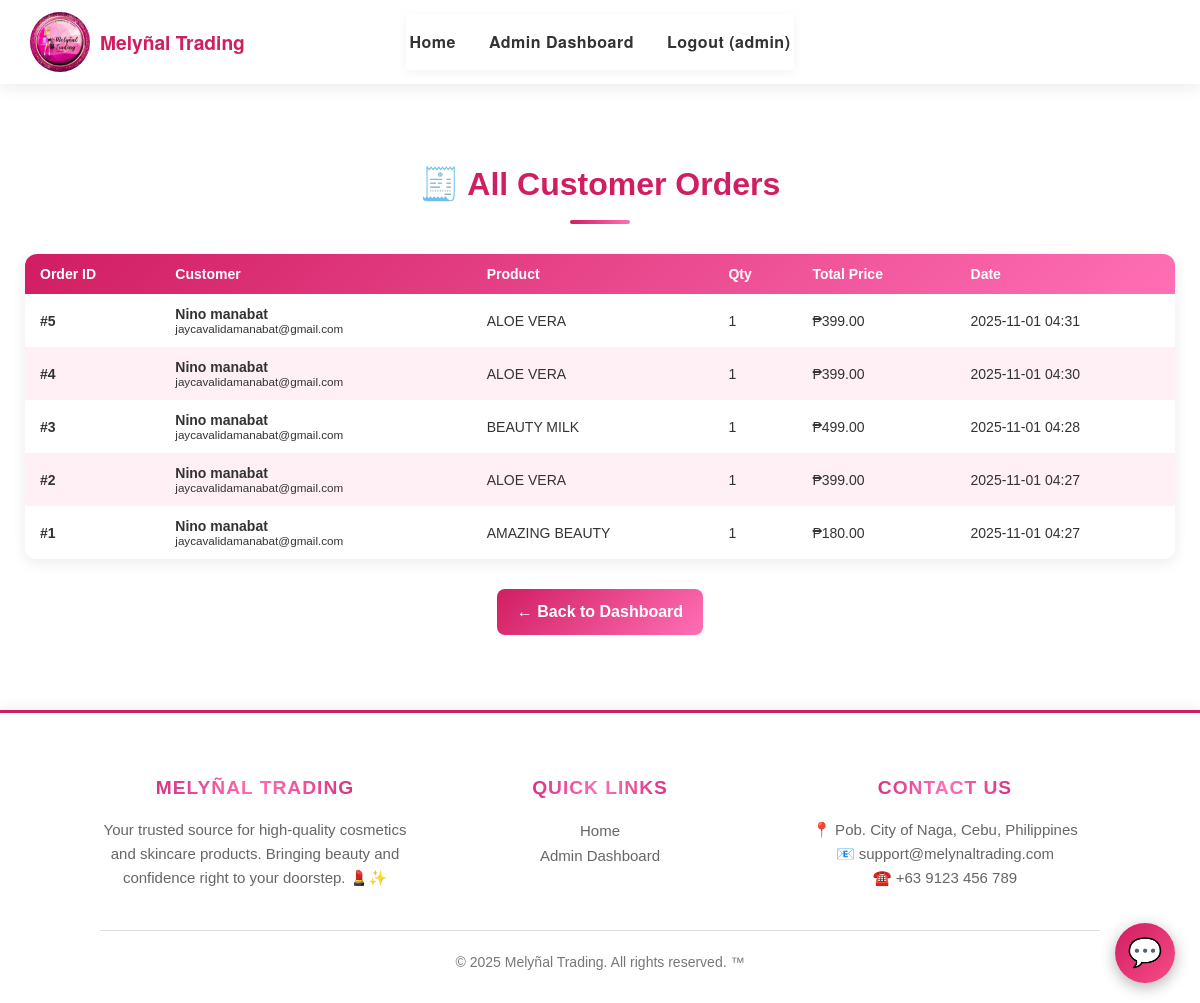
Page /admin/orders (signed in) on the earlier database version.
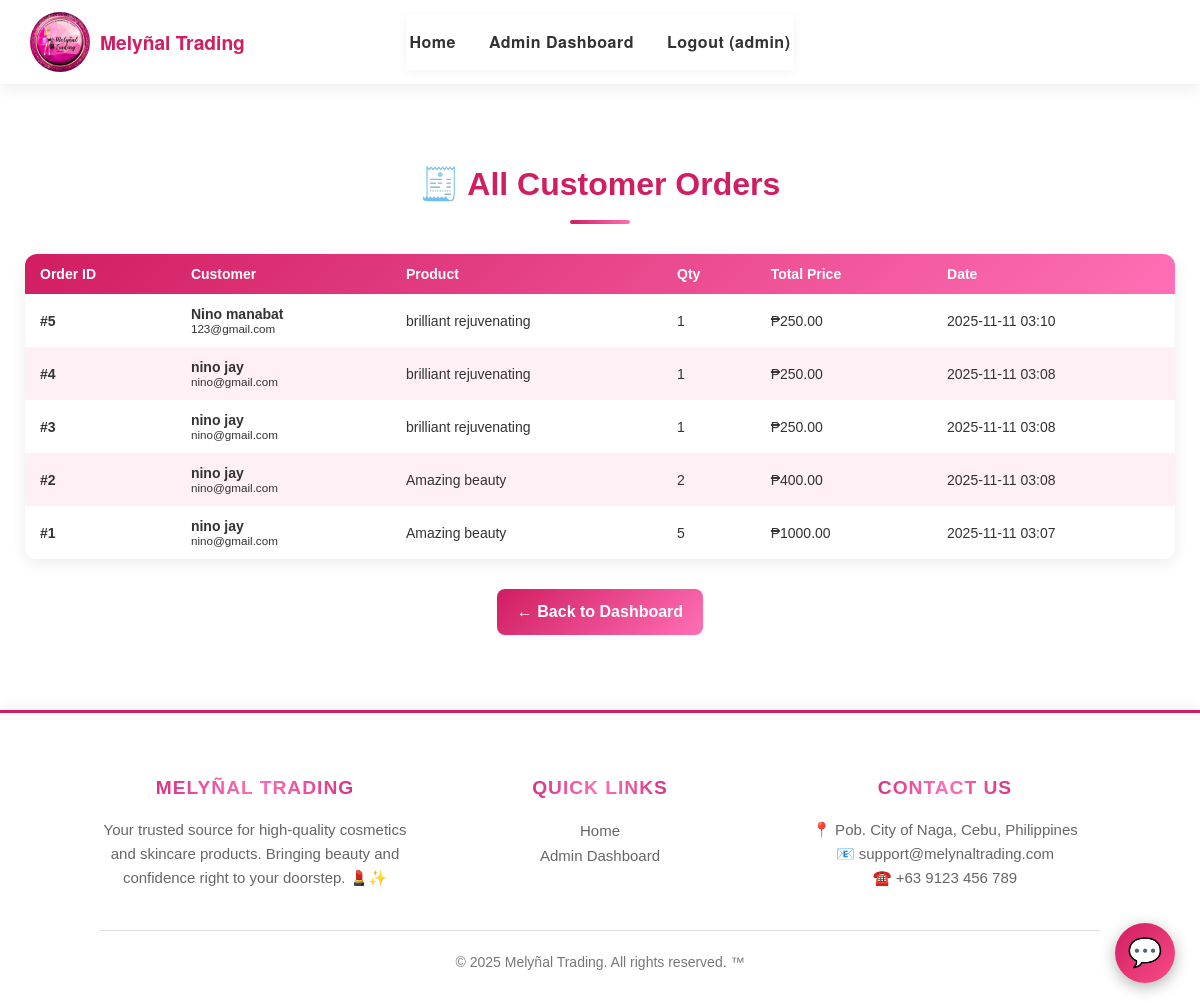
Same page on the later database version.
### app.py (models this page shows)
class Order(db.Model):
    __tablename__ = 'orders'
    order_id = db.Column(db.Integer, primary_key=True)
    user_id = db.Column(db.Integer, db.ForeignKey('users.id'), nullable=False)
    product_id = db.Column(db.Integer, db.ForeignKey('products.product_id'), nullable=False)
    quantity = db.Column(db.Integer, nullable=False)
    total_price = db.Column(db.Float, nullable=False)
    order_date = db.Column(db.DateTime, default=datetime.utcnow, nullable=False)
    delivery_address = db.Column(db.String(255), nullable=True)
    user = db.relationship('User', back_populates='orders')
    product = db.relationship('Product', back_populates='orders')
    payment = db.relationship('Payment', back_populates='order', uselist=False)

class User(db.Model):
    __tablename__ = 'users'
    id = db.Column(db.Integer, primary_key=True)
    firstname = db.Column(db.String(150), nullable=False)
    lastname = db.Column(db.String(150), nullable=False)
    contact = db.Column(db.String(150), nullable=False)
    address = db.Column(db.String(255), nullable=True)
    username = db.Column(db.String(150), unique=True, nullable=False)
    email = db.Column(db.String(150), unique=True, nullable=False)
    password = db.Column(db.String(200), nullable=False)
    role = db.Column(db.String(50), nullable=False, default='user')
    profile_pic = db.Column(db.String(300), nullable=True)
    orders = db.relationship('Order', back_populates='user', cascade="all, delete-orphan")

class Product(db.Model):
    __tablename__ = 'products'
    product_id = db.Column(db.Integer, primary_key=True)
    product_name = db.Column(db.String(150), nullable=False)
    price = db.Column(db.Float, nullable=False)
    stock = db.Column(db.Integer, nullable=False)
    description = db.Column(db.Text)
    image = db.Column(db.String(200), default='default.jpg')
    orders = db.relationship('Order', back_populates='product', cascade="all, delete-orphan")

### app.py (the view)
@app.route('/admin/orders')
@admin_required
def view_all_orders():
    orders = Order.query.order_by(Order.order_date.desc()).all()
    return render_template('admin/all_orders.html', orders=orders)

### app.py (called while the page is built)
@app.before_request
def load_logged_in_user():
    user_id = session.get('user_id')
    g.user = None
    g.admin = False
    if user_id:
        user = User.query.get(user_id)
        if user:
            g.user = user
            g.is_admin = (user.role == 'admin')

def login_required(f):
    @wraps(f)
    def wrapped(*args, **kwargs):
        if 'user_id' not in session:
            flash("Please log in to access this page.", "warning")
            return redirect(url_for('login'))
        return f(*args, **kwargs)
    return wrapped

def admin_required(f):
    @wraps(f)
    @login_required
    def wrapped(*args, **kwargs):
        user = User.query.get(session.get('user_id'))
        if user and user.role == 'admin':
            return f(*args, **kwargs)
        flash("Admin access required.", "danger")
        return redirect(url_for('index'))
    return wrapped

### templates/admin/all_orders.html (shortened to what this page needs)
{% extends "base.html" %}
{% block content %}
<section class="orders-section">
    <div class="container">
        <h2 class="section-title">🧾 All Customer Orders</h2>
        {% if orders %}
        <div class="orders-card">
            <table class="orders-table">
                <thead>
                    <tr>
                        <th>Order ID</th>
                        <th>Customer</th>
                        <th>Product</th>
                        <th>Qty</th>
                        <th>Total Price</th>
                        <th>Date</th>
                    </tr>
                </thead>
                <tbody>
                    {% for order in orders %}
                    <tr>
                        <td class="bold">#{{ order.order_id }}</td>
                        <td>
                            <strong>{{ order.user.firstname }} {{ order.user.lastname }}</strong><br>
                            <small>{{ order.user.email }}</small>
                        </td>
                        <td>{{ order.product.product_name }}</td>
                        <td class="center">{{ order.quantity }}</td>
                        <td class="right">₱{{ '%.2f' | format(order.total_price) }}</td>
                        <td class="center">{{ order.order_date.strftime('%Y-%m-%d %H:%M') }}</td>
                    </tr>
                    {% endfor %}
                </tbody>
            </table>
        </div>
        {% else %}
        <p class="no-orders">No orders have been placed yet.</p>
        {% endif %}
        <div class="btn-wrapper">
            <a href="{{ url_for('admin_dashboard') }}" class="btn-back">&larr; Back to Dashboard</a>
        </div>
    </div>
</section>
{% endblock %}

Differences in the rows shown:
changed Order "Nino": user.email "jaycavalidamanabat@gmail.com" → "123@gmail.com"; product.product_name "ALOE VERA" → "brilliant rejuvenating"; total_price "399.00" → "250.00"; order_date "2025-11-01 04:31" → "2025-11-11 03:10"
changed Order id 4: user.firstname "Nino" → "nino"; user.lastname "manabat" → "jay"; user.email "jaycavalidamanabat@gmail.com" → "nino@gmail.com"; product.product_name "ALOE VERA" → "brilliant rejuvenating"; total_price "399.00" → "250.00"; order_date "2025-11-01 04:30" → "2025-11-11 03:08"
changed Order id 3: user.firstname "Nino" → "nino"; user.lastname "manabat" → "jay"; user.email "jaycavalidamanabat@gmail.com" → "nino@gmail.com"; product.product_name "BEAUTY MILK" → "brilliant rejuvenating"; total_price "499.00" → "250.00"; order_date "2025-11-01 04:28" → "2025-11-11 03:08"
changed Order id 2: user.firstname "Nino" → "nino"; user.lastname "manabat" → "jay"; user.email "jaycavalidamanabat@gmail.com" → "nino@gmail.com"; product.product_name "ALOE VERA" → "Amazing beauty"; quantity "1" → "2"; total_price "399.00" → "400.00"; order_date "2025-11-01 04:27" → "2025-11-11 03:08"
changed Order id 1: user.firstname "Nino" → "nino"; user.lastname "manabat" → "jay"; user.email "jaycavalidamanabat@gmail.com" → "nino@gmail.com"; product.product_name "AMAZING BEAUTY" → "Amazing beauty"; quantity "1" → "5"; total_price "180.00" → "1000.00"; order_date "2025-11-01 04:27" → "2025-11-11 03:07"
